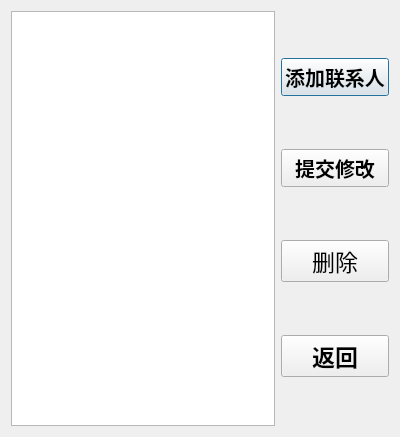
<?xml version="1.0" encoding="UTF-8"?>
<ui version="4.0">
 <class>Adress_List</class>
 <widget class="QDialog" name="Adress_List">
  <property name="geometry">
   <rect>
    <x>0</x>
    <y>0</y>
    <width>400</width>
    <height>437</height>
   </rect>
  </property>
  <property name="windowTitle">
   <string>我的好友</string>
  </property>
  <layout class="QGridLayout" name="gridLayout">
   <item row="0" column="0">
    <widget class="QTableView" name="tableView"/>
   </item>
   <item row="0" column="1">
    <layout class="QVBoxLayout" name="verticalLayout">
     <item>
      <widget class="QPushButton" name="pushButton_add">
       <property name="font">
        <font>
         <family>Weibei SC</family>
         <pointsize>15</pointsize>
         <weight>75</weight>
         <bold>true</bold>
        </font>
       </property>
       <property name="text">
        <string>添加联系人</string>
       </property>
      </widget>
     </item>
     <item>
      <widget class="QPushButton" name="pushButton_submit">
       <property name="font">
        <font>
         <family>Weibei SC</family>
         <pointsize>15</pointsize>
         <weight>75</weight>
         <bold>true</bold>
        </font>
       </property>
       <property name="text">
        <string>提交修改</string>
       </property>
      </widget>
     </item>
     <item>
      <widget class="QPushButton" name="pushButton_delete">
       <property name="font">
        <font>
         <family>Weibei SC</family>
         <pointsize>17</pointsize>
        </font>
       </property>
       <property name="text">
        <string>删除</string>
       </property>
      </widget>
     </item>
     <item>
      <widget class="QPushButton" name="pushButton_exit">
       <property name="font">
        <font>
         <family>Weibei SC</family>
         <pointsize>17</pointsize>
         <weight>75</weight>
         <bold>true</bold>
        </font>
       </property>
       <property name="text">
        <string>返回</string>
       </property>
      </widget>
     </item>
    </layout>
   </item>
  </layout>
 </widget>
 <resources/>
 <connections/>
</ui>
